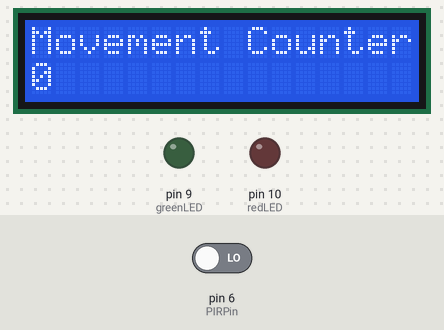
A sketch run on a simulated Arduino Uno, built with avr-gcc and run on an emulated ATmega328P. Parts: 16×2 character LCD, output pins drawn as LEDs (lit = HIGH). The inputs (shaded band) are chosen by the test bench; at power-on: pin 6 (PIRPin) LOW.

Above: at 1.2 s.
1.3 s: pin 6 (PIRPin) driven HIGH
At 2.5 s:
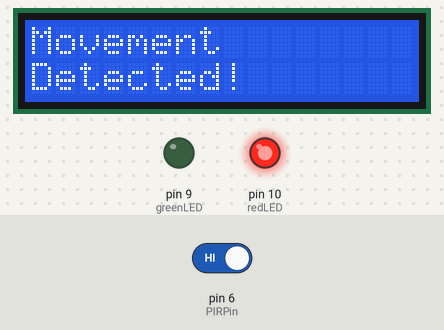
2.8 s: pin 6 (PIRPin) driven LOW
At 3.9 s:
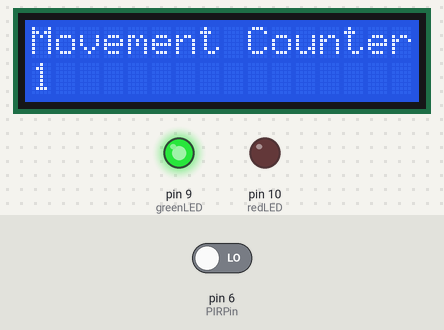
Timing chart, 0 to 5.8 s (numbered marks = the images above; inputs shaded):
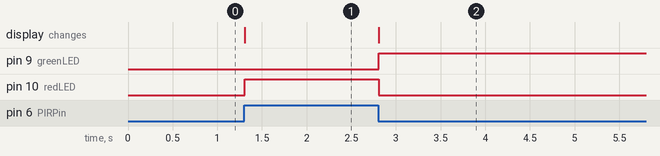

Measured:
- after the input at 1.3 s, pin 10 (redLED): LOW → HIGH at once; the display: changes at once (image 1)
- after the input at 2.8 s, pin 9 (greenLED): LOW → HIGH at once; pin 10 (redLED): HIGH → LOW at once; the display: changes at once (image 2)

The sketch:

hareketSayaci.ino
```cpp
#include <LiquidCrystal.h>
//#include <LiquidCrystal_I2C.h>

//LCD (RS, E, D4, D5, D6, D7)(Standart)
LiquidCrystal lcd(12, 11, 5, 4, 3, 2);
/*
* LCD I2C ile (Adres[ya hexadecimal  ya da 0x27 gibi adres, satir sayisi, sutun sayisi])
*LiquidCrystal_I2C lcd(39, 16, 2);
*/
int move_count = 0; //Hareket Sayisi
int greenLED = 9; //Hareket olmayınca yesil LED yanacak
int redLED = 10; //Hareket olunca kirmizi LED yanacak
int PIRPin = 6; //Hareket sensoru

void setup() {
  lcd.begin(16, 2);
  /*
  *lcd.init();
  *lcd.backlight();
  */
  lcd.setCursor(0, 0);
  lcd.print("Movement Counter :");
  lcd.setCursor(0, 1);
  lcd.print(move_count);
  pinMode(PIRPin, INPUT);
  pinMode(greenLED, OUTPUT);
  pinMode(redLED, OUTPUT);

}
bool lastState = LOW; //Baslangicta sensorun kapali oldugunu varsay
void loop() {
  int pirState = digitalRead(PIRPin); //Sensorden bilgi al
  if(pirState != lastState){ //Eger son seyle esit degilse degisim yap
    if(pirState == HIGH){
    moveDetected(); //Hareket edildi fonksiyonunu calistir
  } else {
    notMove(); //Hareket edilmedi fonksiyonunu calistir
  }
  lastState = pirState; //Amac ekranin surekli yorulmamasi icin
  delay(50);
  }

}
//Hareket varken ekran degisecek ve hareket var diyip kirmizi LED'i yakacak
void moveDetected(){
  lcd.clear();
  lcd.setCursor(0, 0);
  lcd.print("Movement");
  lcd.setCursor(0, 1);
  lcd.print("Detected!");
  digitalWrite(redLED, HIGH);
  digitalWrite(greenLED, LOW);
  move_count++;
}
//Hareket yokken ekran degisecek ve hareket yok diyip yesil LED'i yakacak
void notMove(){
  lcd.clear();
  lcd.setCursor(0, 0);
  lcd.print("Movement Counter :");
  lcd.setCursor(0, 1);
  lcd.print(move_count);
  digitalWrite(greenLED, HIGH);
  digitalWrite(redLED, LOW);
}
```
